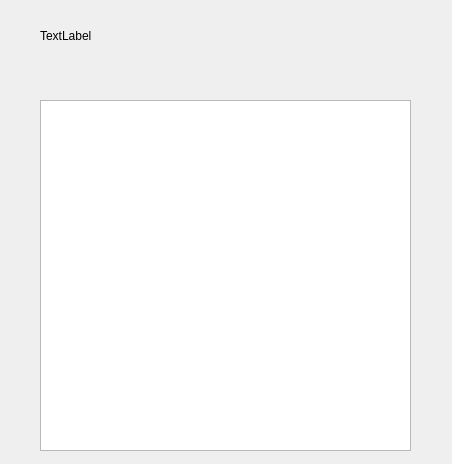
<?xml version="1.0" encoding="UTF-8"?>
<ui version="4.0">
 <class>Form</class>
 <widget class="QWidget" name="Form">
  <property name="geometry">
   <rect>
    <x>0</x>
    <y>0</y>
    <width>452</width>
    <height>464</height>
   </rect>
  </property>
  <property name="windowTitle">
   <string>결과</string>
  </property>
  <widget class="QListView" name="listView">
   <property name="geometry">
    <rect>
     <x>40</x>
     <y>100</y>
     <width>371</width>
     <height>351</height>
    </rect>
   </property>
  </widget>
  <widget class="QLabel" name="label">
   <property name="geometry">
    <rect>
     <x>40</x>
     <y>20</y>
     <width>381</width>
     <height>31</height>
    </rect>
   </property>
   <property name="text">
    <string>TextLabel</string>
   </property>
   <property name="alignment">
    <set>Qt::AlignLeading|Qt::AlignLeft|Qt::AlignVCenter</set>
   </property>
  </widget>
 </widget>
 <resources/>
 <connections/>
</ui>
